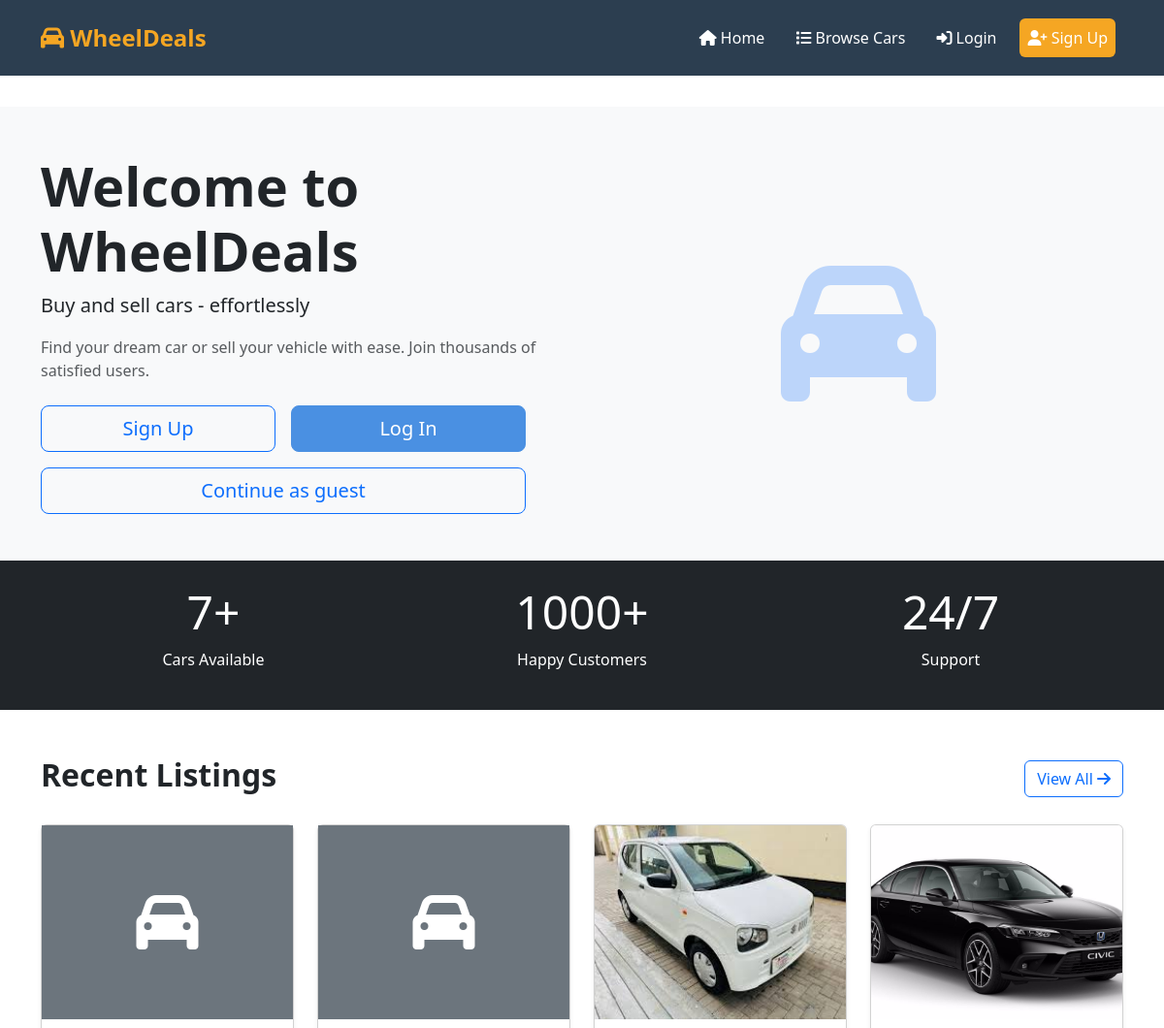
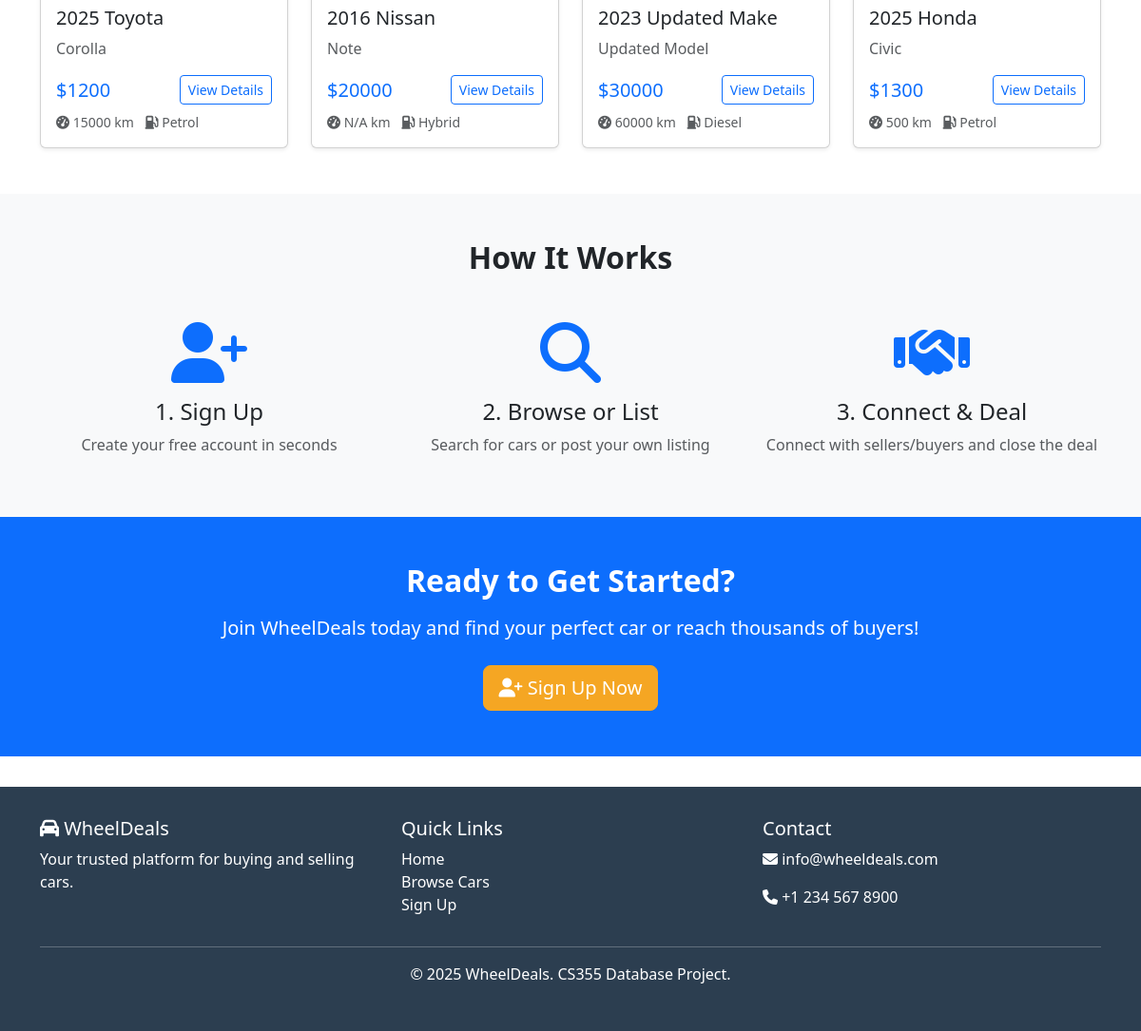
The page / on the database its author committed (2 pictures, top to bottom).
### cars/models.py (models this page shows, shortened)
class Car(models.Model):
    TRANSMISSION_CHOICES = [
        ("automatic", "Automatic"),
        ("manual", "Manual"),
    ]
    FUEL_CHOICES = [
        ("petrol", "Petrol"),
        ("diesel", "Diesel"),
        ("electric", "Electric"),
        ("hybrid", "Hybrid"),
    ]
    STATUS_CHOICES = [
        ("pending", "Pending Review"),
        ("published", "Published"),
        ("declined", "Declined"),
    ]
    make = models.CharField(max_length=100)
    model = models.CharField(max_length=100)
    year = models.IntegerField()
    price = models.DecimalField(max_digits=10, decimal_places=2)
    mileage = models.IntegerField(
        null=True, blank=True, help_text="Mileage in kilometers"
    )
    color = models.CharField(max_length=50, blank=True)
    transmission = models.CharField(
        max_length=20, choices=TRANSMISSION_CHOICES, default="automatic"
    )
    fuel_type = models.CharField(max_length=20, choices=FUEL_CHOICES, default="petrol")
    description = models.TextField(blank=True)
    image1 = models.ImageField(upload_to="cars/", null=True, blank=True)
    image2 = models.ImageField(upload_to="cars/", null=True, blank=True)
    image3 = models.ImageField(upload_to="cars/", null=True, blank=True)
    seller = models.ForeignKey(
        settings.AUTH_USER_MODEL, on_delete=models.CASCADE, related_name="cars"
    )
    date_posted = models.DateTimeField(default=timezone.now)
    is_sold = models.BooleanField(default=False)
    views = models.IntegerField(default=0)
    status = models.CharField(
        max_length=20,
        choices=STATUS_CHOICES,
        default="pending",
        help_text="Moderation status of the listing",
    )
    declined_reason = models.TextField(
        blank=True, help_text="Reason for declining the listing"
    )
    viewed_by = models.ManyToManyField(
        settings.AUTH_USER_MODEL,
        related_name="viewed_cars",
        blank=True,
        help_text="Users who have viewed this car",
    )
    def __str__(self):
        return f"{self.year} {self.make} {self.model}"
    class Meta:
        db_table = "cars_car"
        ordering = ["-date_posted"]
        verbose_name = "Car"
        verbose_name_plural = "Cars"

### cars/views.py (the view)
# urls.py: 2. Add a URL to urlpatterns:  path('', views.home, name='home')
def home(request):
    recent_cars = Car.objects.filter(is_sold=False, status="published").order_by(
        "-date_posted"
    )[:4]
    context = {
        "recent_cars": recent_cars,
        "total_cars": Car.objects.filter(is_sold=False, status="published").count(),
    }
    return render(request, "home.html", context)

### templates/home.html (shortened to what this page needs)
{% extends 'base.html' %}
{% block content %}
<section class="bg-light py-5">
    <div class="container">
        <div class="row align-items-center">
            <div class="col-lg-6">
                <h1 class="display-4 fw-bold">Welcome to WheelDeals</h1>
                <p class="lead">Buy and sell cars - <span class="text-dark fw-normal">effortlessly</span></p>
                <p class="text-muted">Find your dream car or sell your vehicle with ease. Join thousands of satisfied users.</p>
                <div class="mt-4" style="max-width: 500px;">
                    {% if user.is_authenticated and not user.is_guest %}
                    <div class="d-grid gap-3">
                        <a href="{% url 'car_list' %}" class="btn btn-primary btn-lg">
                            <i class="fas fa-search"></i> Browse Cars
                        </a>
                        {% if user.is_seller %}
                        <a href="{% url 'car_create' %}" class="btn btn-outline-primary btn-lg">
                            <i class="fas fa-plus-circle"></i> Sell Your Car
                        </a>
                        {% else %}
                        <a href="{% url 'profile' %}" class="btn btn-outline-primary btn-lg">
                            <i class="fas fa-user"></i> My Profile
                        </a>
                        {% endif %}
                    </div>
                    {% else %}
                    <div class="d-grid gap-3">
                        <div class="row g-3">
                            <div class="col-6">
                                <a href="{% url 'register' %}" class="btn btn-outline-primary btn-lg w-100">
                                    Sign Up
                                </a>
                            </div>
                            <div class="col-6">
                                <a href="{% url 'login' %}" class="btn btn-primary btn-lg w-100">
                                    Log In
                                </a>
                            </div>
                        </div>
                        <a href="{% url 'continue_as_guest' %}" class="btn btn-outline-primary btn-lg w-100">
                            Continue as guest
                        </a>
                    </div>
                    {% endif %}
                </div>
            </div>
            <div class="col-lg-6 text-center">
                <i class="fas fa-car fa-10x text-primary opacity-25"></i>
            </div>
        </div>
    </div>
</section>
<section class="py-4 bg-dark text-white">
    <div class="container">
        <div class="row text-center">
            <div class="col-md-4">
                <h2 class="display-5">{{ total_cars }}+</h2>
                <p>Cars Available</p>
            </div>
            <div class="col-md-4">
                <h2 class="display-5">1000+</h2>
                <p>Happy Customers</p>
            </div>
            <div class="col-md-4">
                <h2 class="display-5">24/7</h2>
                <p>Support</p>
            </div>
        </div>
    </div>
</section>
<section class="py-5">
    <div class="container">
        <div class="d-flex justify-content-between align-items-center mb-4">
            <h2 class="fw-bold">Recent Listings</h2>
            <a href="{% url 'car_list' %}" class="btn btn-outline-primary">
                View All <i class="fas fa-arrow-right"></i>
            </a>
        </div>
        {% if recent_cars %}
        <div class="row g-4">
            {% for car in recent_cars %}
            <div class="col-md-6 col-lg-3">
                <div class="card shadow-sm">
                    {% if car.image1 %}
                    <img src="{{ car.image1.url }}" class="card-img-top car-card-img" alt="{{ car }}">
                    {% else %}
                    <div class="car-card-img bg-secondary d-flex align-items-center justify-content-center">
                        <i class="fas fa-car fa-4x text-white"></i>
                    </div>
                    {% endif %}
                    <div class="card-body">
                        <h5 class="card-title">{{ car.year }} {{ car.make }}</h5>
                        <p class="card-text text-muted">{{ car.model }}</p>
                        <div class="d-flex justify-content-between align-items-center">
                            <span class="h5 text-primary mb-0">${{ car.price|floatformat:0 }}</span>
                            <a href="{% url 'car_detail' car.pk %}" class="btn btn-sm btn-outline-primary">
                                View Details
                            </a>
                        </div>
                        <div class="mt-2 small text-muted">
                            <i class="fas fa-tachometer-alt"></i> {{ car.mileage|default:"N/A" }} km
                            <span class="ms-2"><i class="fas fa-gas-pump"></i> {{ car.get_fuel_type_display }}</span>
                        </div>
                    </div>
                </div>
            </div>
            {% endfor %}
        </div>
        {% else %}
        <div class="alert alert-info">
            <i class="fas fa-info-circle"></i> No cars listed yet. Be the first to <a href="{% url 'car_create' %}">post a car</a>!
        </div>
        {% endif %}
    </div>
</section>
<section class="py-5 bg-light">
    <div class="container">
        <h2 class="text-center fw-bold mb-5">How It Works</h2>
        <div class="row g-4">
            <div class="col-md-4 text-center">
                <div class="mb-3">
                    <i class="fas fa-user-plus fa-4x text-primary"></i>
                </div>
                <h4>1. Sign Up</h4>
                <p class="text-muted">Create your free account in seconds</p>
            </div>
            <div class="col-md-4 text-center">
                <div class="mb-3">
                    <i class="fas fa-search fa-4x text-primary"></i>
                </div>
                <h4>2. Browse or List</h4>
                <p class="text-muted">Search for cars or post your own listing</p>
            </div>
            <div class="col-md-4 text-center">
                <div class="mb-3">
                    <i class="fas fa-handshake fa-4x text-primary"></i>
                </div>
                <h4>3. Connect & Deal</h4>
                <p class="text-muted">Connect with sellers/buyers and close the deal</p>
            </div>
        </div>
    </div>
</section>
<section class="py-5 bg-primary text-white">
    <div class="container text-center">
        <h2 class="fw-bold mb-3">Ready to Get Started?</h2>
        <p class="lead mb-4">Join WheelDeals today and find your perfect car or reach thousands of buyers!</p>
        {% if not user.is_authenticated %}
        <a href="{% url 'register' %}" class="btn btn-warning btn-lg">
            <i class="fas fa-user-plus"></i> Sign Up Now
        </a>
        {% else %}
        <a href="{% url 'car_create' %}" class="btn btn-warning btn-lg">
            <i class="fas fa-plus-circle"></i> List Your Car
        </a>
        {% endif %}
    </div>
</section>
{% endblock %}

### templates/base.html (style rules this page uses)
:root { --primary-color: #4A90E2; --secondary-color: #F5A623; --dark-color: #2C3E50; --light-color: #ECF0F1; }
body { font-family: 'Segoe UI', Tahoma, Geneva, Verdana, sans-serif; min-height: 100vh; display: flex; flex-direction: column; }
.btn-primary { background-color: var(--primary-color); border-color: var(--primary-color); }
.btn-warning { background-color: var(--secondary-color); border-color: var(--secondary-color); color: white; }
.card { transition: transform 0.2s; height: 100%; }
.car-card-img { height: 200px; object-fit: cover; }

### rows shown on the page
Car: year "2025", make "Toyota", model "Corolla", price "1200", mileage "15000", fuel_type "Petrol"
Car: year "2016", make "Nissan", model "Note", price "20000", mileage "N/A", fuel_type "Hybrid"
Car: image1 (picture), year "2023", make "Updated Make", model "Updated Model", price "30000", mileage "60000", fuel_type "Diesel"
Car: image1 (picture), year "2025", make "Honda", model "Civic", price "1300", mileage "500", fuel_type "Petrol"

### other values the page prints
{{ total_cars }} "7"
